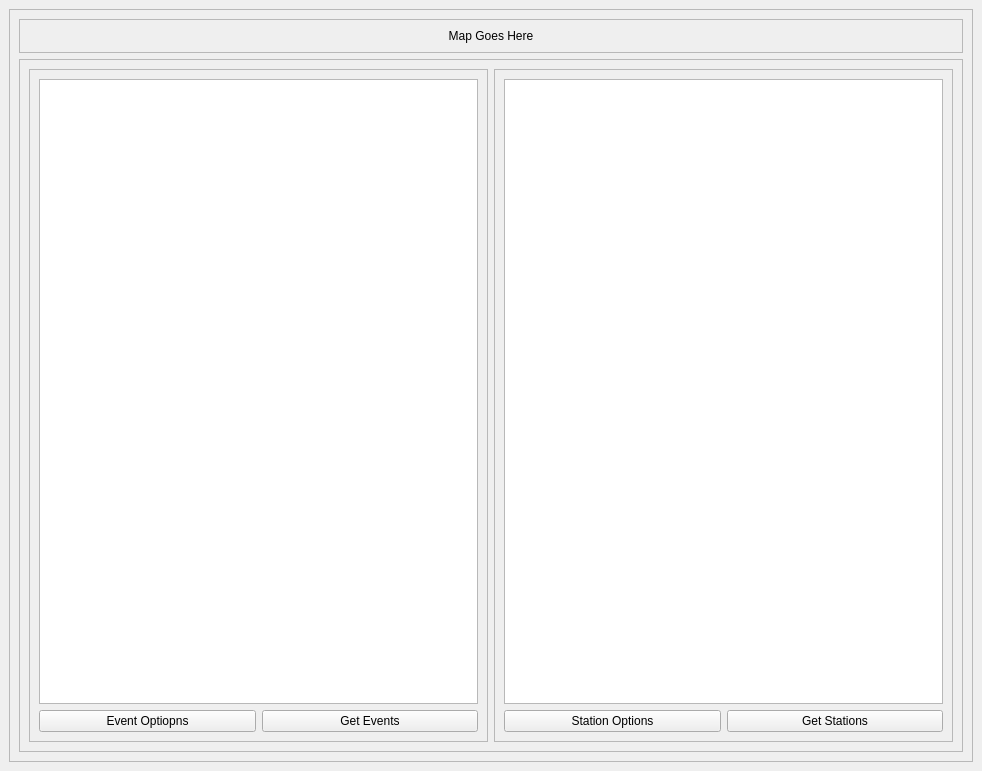
<?xml version="1.0" encoding="UTF-8"?>
<ui version="4.0">
 <class>MainWindow</class>
 <widget class="QMainWindow" name="MainWindow">
  <property name="geometry">
   <rect>
    <x>0</x>
    <y>0</y>
    <width>982</width>
    <height>771</height>
   </rect>
  </property>
  <property name="windowTitle">
   <string>MainWindow</string>
  </property>
  <widget class="QWidget" name="centralwidget">
   <layout class="QVBoxLayout" name="verticalLayout">
    <item>
     <widget class="QFrame" name="frame">
      <property name="frameShape">
       <enum>QFrame::StyledPanel</enum>
      </property>
      <property name="frameShadow">
       <enum>QFrame::Raised</enum>
      </property>
      <layout class="QVBoxLayout" name="verticalLayout_2">
       <item>
        <widget class="QFrame" name="mapFrame">
         <property name="frameShape">
          <enum>QFrame::StyledPanel</enum>
         </property>
         <property name="frameShadow">
          <enum>QFrame::Raised</enum>
         </property>
         <layout class="QVBoxLayout" name="verticalLayout_3">
          <item>
           <widget class="QLabel" name="label">
            <property name="text">
             <string>Map Goes Here</string>
            </property>
            <property name="alignment">
             <set>Qt::AlignCenter</set>
            </property>
           </widget>
          </item>
         </layout>
        </widget>
       </item>
       <item>
        <widget class="QFrame" name="frame_2">
         <property name="frameShape">
          <enum>QFrame::StyledPanel</enum>
         </property>
         <property name="frameShadow">
          <enum>QFrame::Raised</enum>
         </property>
         <layout class="QHBoxLayout" name="horizontalLayout">
          <item>
           <widget class="QFrame" name="eventsFrame">
            <property name="frameShape">
             <enum>QFrame::StyledPanel</enum>
            </property>
            <property name="frameShadow">
             <enum>QFrame::Raised</enum>
            </property>
            <layout class="QGridLayout" name="gridLayout">
             <item row="0" column="0" colspan="2">
              <widget class="QTableWidget" name="eventsTable"/>
             </item>
             <item row="1" column="0">
              <widget class="QPushButton" name="eventsOptions">
               <property name="text">
                <string>Event Optiopns</string>
               </property>
              </widget>
             </item>
             <item row="1" column="1">
              <widget class="QPushButton" name="getEvents">
               <property name="text">
                <string>Get Events</string>
               </property>
              </widget>
             </item>
            </layout>
           </widget>
          </item>
          <item>
           <widget class="QFrame" name="stationsFrame">
            <property name="frameShape">
             <enum>QFrame::StyledPanel</enum>
            </property>
            <property name="frameShadow">
             <enum>QFrame::Raised</enum>
            </property>
            <layout class="QGridLayout" name="gridLayout_2">
             <item row="0" column="0" colspan="2">
              <widget class="QTableWidget" name="stationsTable"/>
             </item>
             <item row="1" column="0">
              <widget class="QPushButton" name="stationOptions">
               <property name="text">
                <string>Station Options</string>
               </property>
              </widget>
             </item>
             <item row="1" column="1">
              <widget class="QPushButton" name="getStations">
               <property name="text">
                <string>Get Stations</string>
               </property>
              </widget>
             </item>
            </layout>
           </widget>
          </item>
         </layout>
        </widget>
       </item>
      </layout>
     </widget>
    </item>
   </layout>
  </widget>
 </widget>
 <resources/>
 <connections/>
</ui>
